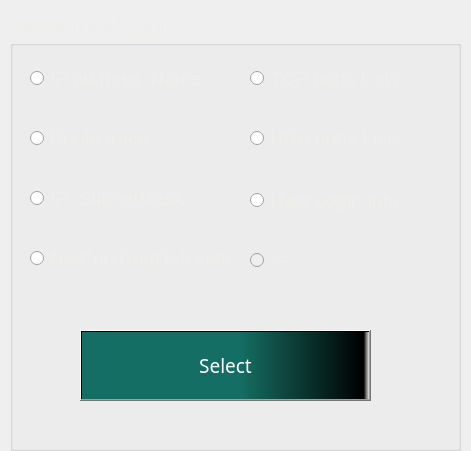
  <widget class="QFrame" name="m6_frame">
   <property name="geometry">
    <rect>
     <x>220</x>
     <y>90</y>
     <width>471</width>
     <height>451</height>
    </rect>
   </property>
   <property name="frameShape">
    <enum>QFrame::NoFrame</enum>
   </property>
   <property name="frameShadow">
    <enum>QFrame::Raised</enum>
   </property>
   <property name="lineWidth">
    <number>1</number>
   </property>
   <widget class="QGroupBox" name="groupBox_9">
    <property name="geometry">
     <rect>
      <x>10</x>
      <y>10</y>
      <width>451</width>
      <height>441</height>
     </rect>
    </property>
    <property name="font">
     <font>
      <family>Arial Rounded MT Bold</family>
      <pointsize>16</pointsize>
      <underline>true</underline>
     </font>
    </property>
    <property name="styleSheet">
     <string notr="true">color: rgb(238, 238, 236);</string>
    </property>
    <property name="title">
     <string>Network Module</string>
    </property>
    <widget class="QRadioButton" name="feat1_m6_rb">
     <property name="geometry">
      <rect>
       <x>20</x>
       <y>60</y>
       <width>201</width>
       <height>17</height>
      </rect>
     </property>
     <property name="font">
      <font>
       <pointsize>14</pointsize>
      </font>
     </property>
     <property name="styleSheet">
      <string notr="true">color: rgb(238, 238, 236);</string>
     </property>
     <property name="text">
      <string>IP address &amp; Name</string>
     </property>
    </widget>
    <widget class="QRadioButton" name="feat5_m6_rb">
     <property name="geometry">
      <rect>
       <x>240</x>
       <y>60</y>
       <width>201</width>
       <height>17</height>
      </rect>
     </property>
     <property name="font">
      <font>
       <pointsize>14</pointsize>
      </font>
     </property>
     <property name="styleSheet">
      <string notr="true">color: rgb(238, 238, 236);</string>
     </property>
     <property name="text">
      <string>TCP ports Lists</string>
     </property>
     <property name="checkable">
      <bool>true</bool>
     </property>
     <property name="checked">
      <bool>false</bool>
     </property>
     <property name="autoRepeat">
      <bool>false</bool>
     </property>
    </widget>
    <widget class="QRadioButton" name="feat2_m6_rb">
     <property name="geometry">
      <rect>
       <x>20</x>
       <y>120</y>
       <width>201</width>
       <height>17</height>
      </rect>
     </property>
     <property name="font">
      <font>
       <pointsize>14</pointsize>
      </font>
     </property>
     <property name="styleSheet">
      <string notr="true">color: rgb(238, 238, 236);</string>
     </property>
     <property name="text">
      <string>Route trace</string>
     </property>
    </widget>
    <widget class="QRadioButton" name="feat6_m6_rb">
     <property name="geometry">
      <rect>
       <x>240</x>
       <y>120</y>
       <width>201</width>
       <height>17</height>
      </rect>
     </property>
     <property name="font">
      <font>
       <pointsize>14</pointsize>
      </font>
     </property>
     <property name="styleSheet">
      <string notr="true">color: rgb(238, 238, 236);</string>
     </property>
     <property name="text">
      <string>UDP ports Lists</string>
     </property>
     <property name="checkable">
      <bool>true</bool>
     </property>
     <property name="checked">
      <bool>false</bool>
     </property>
     <property name="autoRepeat">
      <bool>false</bool>
     </property>
    </widget>
    <widget class="QRadioButton" name="feat3_m6_rb">
     <property name="geometry">
      <rect>
       <x>20</x>
       <y>180</y>
       <width>161</width>
       <height>17</height>
      </rect>
     </property>
     <property name="font">
      <font>
       <pointsize>14</pointsize>
      </font>
     </property>
     <property name="styleSheet">
      <string notr="true">color: rgb(238, 238, 236);</string>
     </property>
     <property name="text">
      <string>IP &amp; SubnetMask</string>
     </property>
    </widget>
    <widget class="QRadioButton" name="feat7_m6_rb">
     <property name="geometry">
      <rect>
       <x>240</x>
       <y>180</y>
       <width>201</width>
       <height>21</height>
      </rect>
     </property>
     <property name="font">
      <font>
       <pointsize>14</pointsize>
      </font>
     </property>
     <property name="styleSheet">
      <string notr="true">color: rgb(238, 238, 236);</string>
     </property>
     <property name="text">
      <string>User Login Info</string>
     </property>
    </widget>
    <widget class="QPushButton" name="submit6_btn">
     <property name="geometry">
      <rect>
       <x>70</x>
       <y>320</y>
       <width>291</width>
       <height>71</height>
      </rect>
     </property>
     <property name="font">
      <font>
       <family>Arial Rounded MT Bold</family>
       <pointsize>14</pointsize>
      </font>
     </property>
     <property name="styleSheet">
      <string notr="true">background-color: qlineargradient(spread:pad, x1:0, y1:0, x2:1, y2:0, stop:0 rgba(21, 110, 99, 255), stop:0.55 rgba(21, 110, 99, 255), stop:0.98 rgba(0, 0, 0, 255), stop:1 rgba(0, 0, 0, 0));
color: rgb(255, 255, 255);</string>
     </property>
     <property name="text">
      <string>Select</string>
     </property>
     <property name="icon">
      <iconset>
       <normaloff>../.designer/.designer/C:/Users/HP/Desktop/Git_AI_Work/PYQT5_GUI/Student_Reg_form_Project/icon.jpg</normaloff>../.designer/.designer/C:/Users/HP/Desktop/Git_AI_Work/PYQT5_GUI/Student_Reg_form_Project/icon.jpg</iconset>
     </property>
    </widget>
    <widget class="QRadioButton" name="feat8_m6_rb">
     <property name="enabled">
      <bool>false</bool>
     </property>
     <property name="geometry">
      <rect>
       <x>240</x>
       <y>240</y>
       <width>201</width>
       <height>21</height>
      </rect>
     </property>
     <property name="font">
      <font>
       <pointsize>14</pointsize>
      </font>
     </property>
     <property name="styleSheet">
      <string notr="true">color: rgb(238, 238, 236);</string>
     </property>
     <property name="text">
      <string>---</string>
     </property>
    </widget>
    <widget class="QRadioButton" name="feat4_m6_rb">
     <property name="geometry">
      <rect>
       <x>20</x>
       <y>240</y>
       <width>201</width>
       <height>17</height>
      </rect>
     </property>
     <property name="font">
      <font>
       <pointsize>14</pointsize>
      </font>
     </property>
     <property name="styleSheet">
      <string notr="true">color: rgb(238, 238, 236);</string>
     </property>
     <property name="text">
      <string>NetCon,RoutTab stats</string>
     </property>
    </widget>
   </widget>
  </widget>
